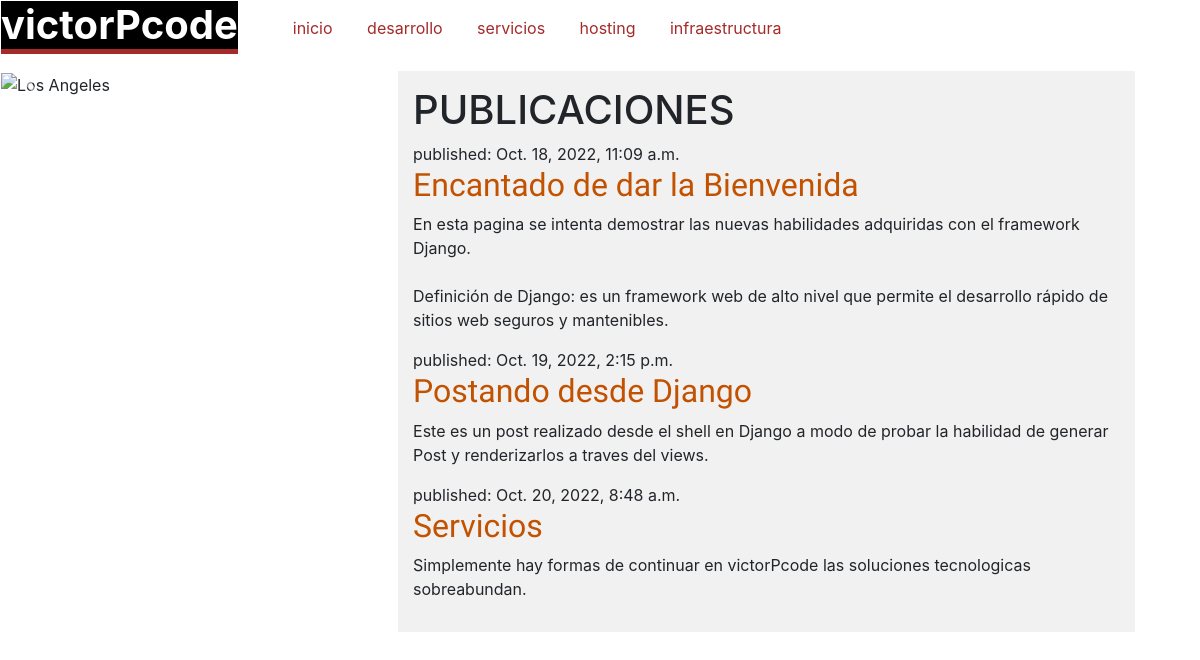
Before: / with the older database file.
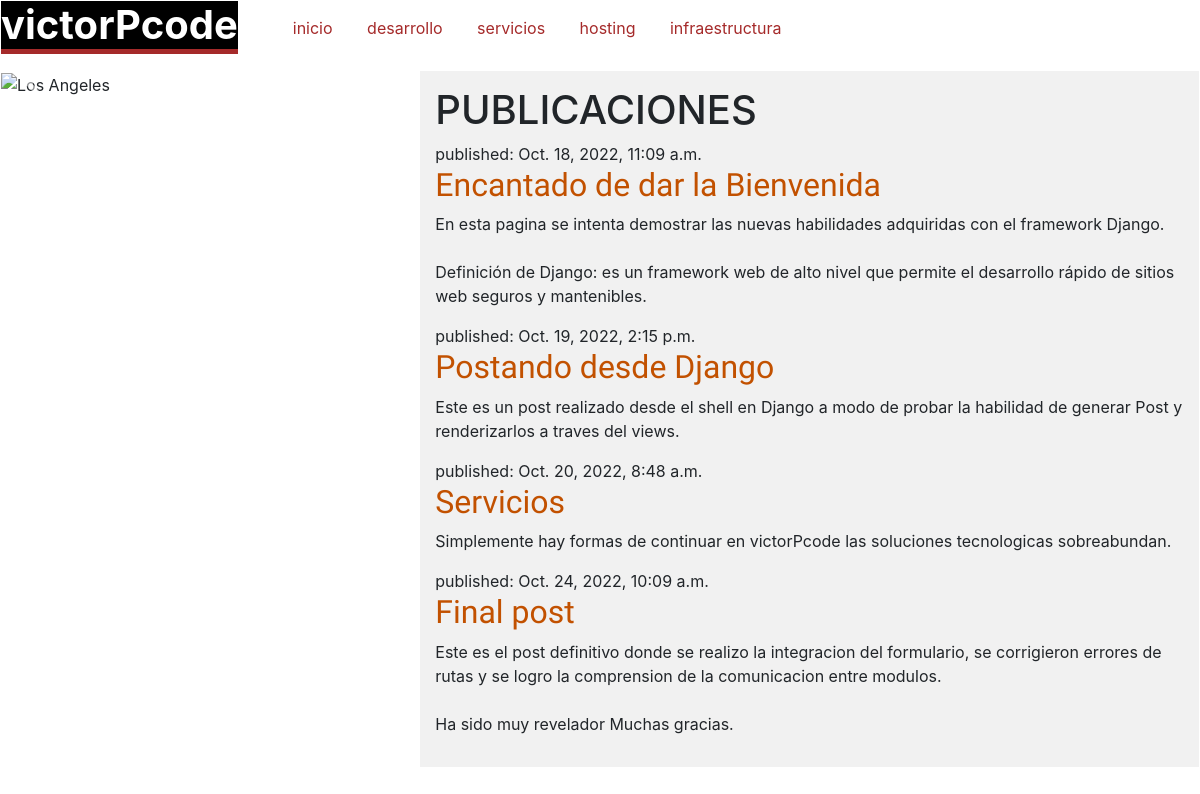
After: the same page with the newer database file.
### blog/models.py (models this page shows, shortened)
class Post(models.Model):
    author = models.ForeignKey(settings.AUTH_USER_MODEL, on_delete=models.CASCADE)
    title = models.CharField(max_length=200)
    text = models.TextField()
    created_date = models.DateTimeField(default=timezone.now)
    published_date = models.DateTimeField(blank=True, null=True)

### blog/views.py (the view)
# urls.py: path('', views.post_list, name='index'),
def post_list(request):
    posts = Post.objects.filter(published_date__lte=timezone.now()).order_by('published_date')
    return render(request, 'blog/index.html', {'posts': posts})

### blog/templates/blog/index.html (shortened to what this page needs)
{% extends 'blog/base.html' %}
{% block content %}
<div class="content">
  <div class="firstContent">
  <section>
      <div id="demo" class="carousel slide" data-ride="carousel">
          <ul class="carousel-indicators">
            <li data-target="#demo" data-slide-to="0" class="active"></li>
            <li data-target="#demo" data-slide-to="1"></li>
            <li data-target="#demo" data-slide-to="2"></li>
          </ul>
          <div class="carousel-inner">
            <div class="carousel-item active">
              <img src="https://images.unsplash.com/photo-1639066648921-82d4500abf1a?ixlib=rb-4.0.3&ixid=MnwxMjA3fDB8MHxwaG90by1wYWdlfHx8fGVufDB8fHx8&auto=format&fit=crop&w=1887&q=80" alt="Los Angeles" width="1100" height="500">
            </div>
          </div>
          <a class="carousel-control-prev" href="#demo" data-slide="prev">
            <span class="carousel-control-prev-icon"></span>
          </a>
          <a class="carousel-control-next" href="#demo" data-slide="next">
            <span class="carousel-control-next-icon"></span>
          </a>
        </div>
  </section>
  <aside>
      <h1>PUBLICACIONES</h1>
      {% for post in posts %}
      <article>
          <time>published: {{ post.published_date }}</time>
          <h2><a href="{% url 'post_detail' pk=post.pk %}">{{ post.title }}</a></h2>
          <p>{{ post.text|linebreaksbr }}</p>
      </article>
      {% endfor %}
  </aside>
  </div>
</div>
  {% endblock %}

Changed rows visible on the page:
added Post: published_date "Oct. 24, 2022, 10:09 a.m.", title "Final post", text "Este es el post definitivo donde se realizo la integracion del formulario, se corrigieron errores de rutas y se logro la comprension de la comunicacion entre modulos. Ha sido muy revelador Muchas gracias."
